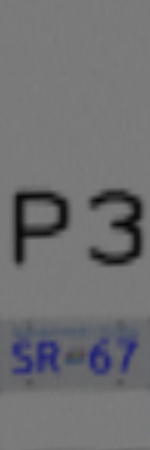
#> input picture training_data/P3SR67_01.png, 150 x 450 px; its folder holds 4 pictures in this run
$ python main.py
#> lines starting #> are read from the running program, lines starting #| are printed output that depends on the picture
#!/usr/bin/env python3

import string
import random
from random import randint
import cv2
import numpy as np
import os
from PIL import Image, ImageFont, ImageDraw

import math
import re

from collections import Counter
from matplotlib import pyplot as plt

import utils

class SymbolImage():
    def __init__(self, img, sym, o_h):
        self.img = img
        self.o_h = o_h
        self.sym = sym

class Network():
    training_imgs = []

    def __init__(self):
        pass

    def train(self):
        pass

    def import_plates(self, folder_path):
        """Import entire license plates

        Args:
            folder_path (_type_): _description_
        """
#> called with folder_path = './training_data'
        filenames = list_files(folder_path)
        for fn in filenames:
            plate = cv2.imread(folder_path + '/' + fn, cv2.IMREAD_GRAYSCALE)
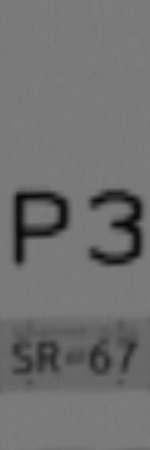
#> plate: shape (450, 150); min 4, max 126, mean 112.1

            crops = self.crop_plate(plate)
#> crops = 5 items
            syms = (fn[1], fn[2], fn[3], fn[4], fn[5])

            for i in range(len(crops)):
                self.training_imgs.append(SymbolImage(
                    crops[i],
                    syms[i],
                    convert_to_one_hot(np.array(remap_sym(syms[i])), 36)
                ))
#> this loop made 5 passes
#> pass 2 of the loop in import_plates, `for fn in filenames:`:
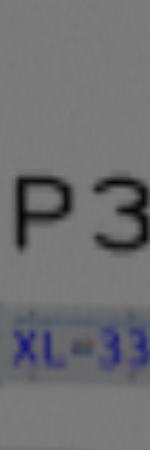
#> input picture training_data/P3XL33_01.png, 150 x 450 px
#> in import_plates, `plate = cv2.imread(folder_path + '/' + fn, cv2.IMREAD_GRAYSCALE)`:
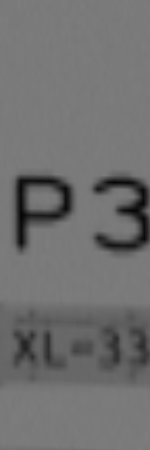
#> plate: shape (450, 150); min 3, max 126, mean 111.6
#> the loop in import_plates, `for i in range(len(crops)):` made 5 passes
#> pass 3 of the loop in import_plates, `for fn in filenames:`:
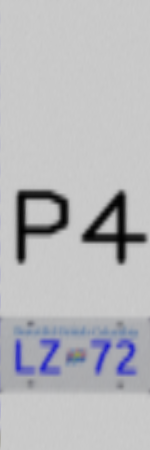
#> input picture training_data/P4LZ72_01.png, 150 x 450 px
#> in import_plates, `plate = cv2.imread(folder_path + '/' + fn, cv2.IMREAD_GRAYSCALE)`:
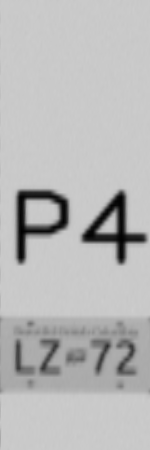
#> plate: shape (450, 150); min 0, max 206, mean 185.3
#> the loop in import_plates, `for i in range(len(crops)):` made 5 passes
#> the loop made 4 passes; the first 3 are shown


    def crop_plate(self, img):
        """Returns 5 cropped images from a license plate: car identifier, as well as the 4 letters/numbers.

        Args:
            img (arr): np array
        """
        return (
            img[:,:],
            img[:,:],
            img[:,:],
            img[:,:],
            img[:,:]
        )


def list_files(path):
    return os.listdir(path)

def remap_sym(sym):
    if sym >= '0' and sym <= '9':
        return ord(sym) - ord('0')
    else:
        return ord(sym) - ord('A') + 10

def convert_to_one_hot(Y, C):
    Y = np.eye(C)[Y.reshape(-1)]
    return Y

def get_one_hot(sym):
    return convert_to_one_hot(np.array(remap_sym(sym)), 36)


if __name__ == "__main__":
    nn = Network()
    nn.import_plates('./training_data')
    for im in nn.training_imgs[0:3]:
        print('Image:')
        print(str(im.sym) + ', ' + str(im.o_h))
        print(im.img)
